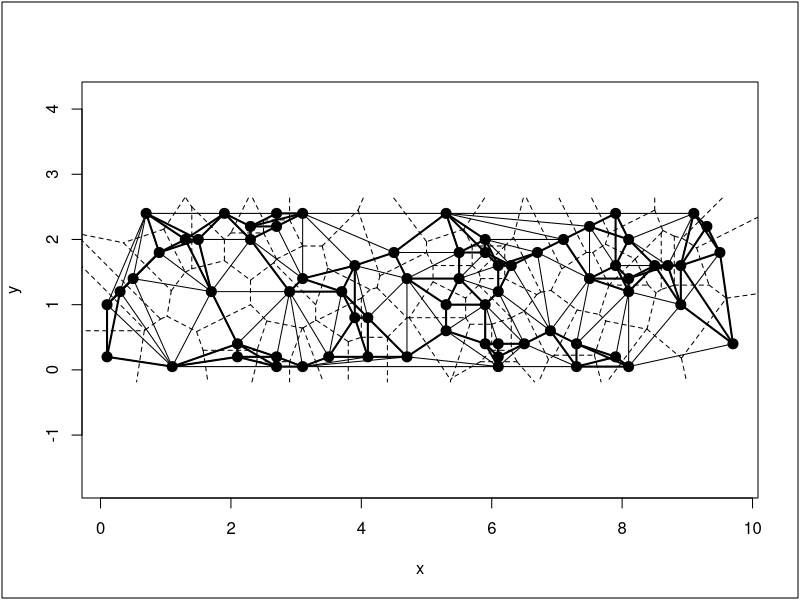

Recreate this plot in R.
library(ade4)


### Name: oribatid
### Title: Oribatid mite
### Aliases: oribatid
### Keywords: datasets

### ** Examples

data(oribatid)
ori.xy <- oribatid$xy[, c(2, 1)]
names(ori.xy) <- c("x","y")
plot(ori.xy,pch = 20, cex = 2, asp = 1)

if(requireNamespace("deldir", quietly = TRUE) & requireNamespace("spdep", quietly = TRUE)) {
  plot(deldir::deldir(ori.xy), add = TRUE)
  if(adegraphicsLoaded()) {
    s.label(ori.xy, nb = spdep::knn2nb(spdep::knearneigh(as.matrix(ori.xy), 3)), plab.cex = 0)
  } else {
    s.label(ori.xy, add.p = TRUE, clab = 0, 
      neig = nb2neig(spdep::knn2nb(spdep::knearneigh(as.matrix(ori.xy), 3))))
  }
}
